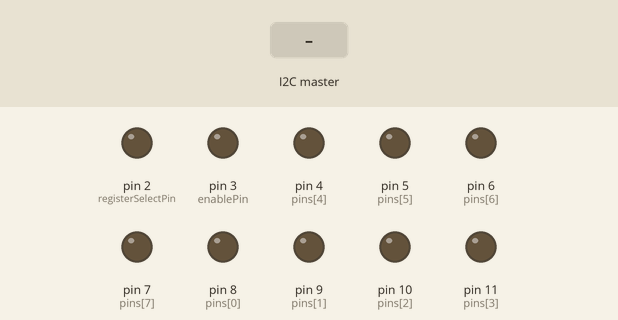
Simulated run of this sketch. Board: Arduino Uno, built with avr-gcc and run on an emulated ATmega328P. Parts: output pins drawn as LEDs (lit = HIGH). Inputs (shaded band) come from the test bench.

Above: at 1.2 s.
1.3 s: the I2C master sends the byte 1
At 2.0 s:
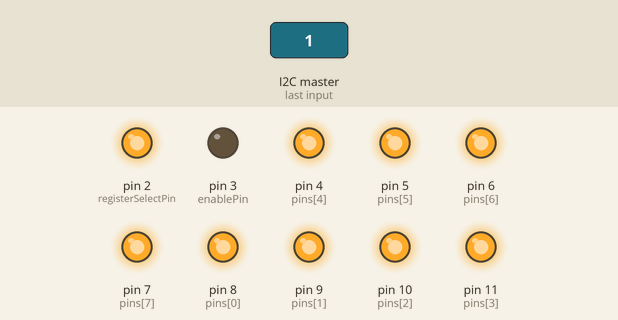
2.8 s: the I2C master sends the byte 0
At 3.2 s:
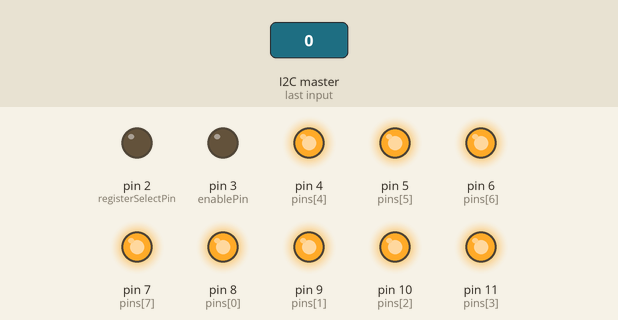
4.3 s: the I2C master sends the byte 2
At 5.5 s:
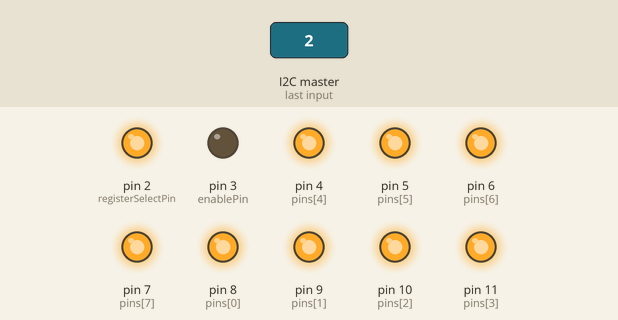
Timing chart, 0 to 7.3 s (numbered marks = the images above; inputs shaded):
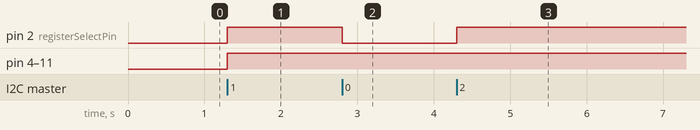

Measured:
- after the input at 1.3 s, pin 2 (registerSelectPin), pin 4 (pins[4]), pin 5 (pins[5]), pin 6 (pins[6]), pin 7 (pins[7]), pin 8 (pins[0]), pin 9 (pins[1]), pin 10 (pins[2]), pin 11 (pins[3]): LOW → HIGH at once
- after the input at 2.8 s, pin 2 (registerSelectPin): HIGH → LOW at once
- after the input at 4.3 s, pin 2 (registerSelectPin): LOW → HIGH at once

The sketch:

BackpackSimulator.ino
```cpp
#include <Wire.h>

const int registerSelectPin = 2;
const int enablePin = 3;
const uint8_t pins[8] = {8, 9, 10, 11, 4, 5, 6, 7};

void setup() {
  pinMode(registerSelectPin, OUTPUT);
  pinMode(enablePin, OUTPUT);
  for (int i = 0; i < 8; ++i) {
    pinMode(pins[i], OUTPUT);
  }

  // Povezati Arduino na I2C sabirnicu kao slave uređaj
  // s adresom 0x20
  Wire.begin(0x20);
  Wire.onReceive(receiveEvent);
}

void loop() {

}

void _pinMode(uint8_t pin, int mode) {
  // DDR - IN / OUT
  // PORT - IN = PULLUP
  // PIN  - READ STATE (DIGITAL READ)

  // Prema slici iz biljeznica, Bank D su pinovi 0-7
  if (pin >= 0 && pin <= 7) {
    DDRD |= pin;
    if (mode == INPUT_PULLUP) {
      PORTD |= (1 << pin);
    }
  }

  // Bank B su pinovi 8-13
  if (pin >= 8 && pin <= 13) {
    DDRB |= (1 << pin - 8);
    if (pin == INPUT_PULLUP) {
      PORTB |= (1 << pin - 8);
    }
  }
}

void _digitalWrite(uint8_t pin, uint8_t state) {
  switch (state) {
    case HIGH:
        if (pin >= 0 && pin <= 7) {
          PORTD |= (1 << pin);
        } else if (pin >= 8 && pin <= 13) {
          PORTB |= (1 << pin - 8);
        }
      break;
    case LOW:
        if (pin >= 0 && pin <= 7) {
          PORTD &= ~(1 << pin);
        } else if (pin >= 8 && pin <= 13) {
          PORTB &= ~(1 << pin - 8);
        }
      break;
  }
}

void receiveEvent(int num) {
  if (!Wire.available()) {
    return;
  }

  // Podatke ocekujemo sljedecim redoslijedom:
  // 1: RS pin
  // 2: Stanje (čita li se instrukcijski ili podatkovni registar)
  // 3: Podatak
  // 4: Enable pin

  uint8_t rsState = Wire.read();
  uint8_t data = Wire.read();

  digitalWrite(registerSelectPin, rsState);
  for (int i = 0; i < 8; ++i) {
    digitalWrite(pins[i], data & (1 << i));
  }

  digitalWrite(enablePin, HIGH);
  delayMicroseconds(1);
  digitalWrite(enablePin, LOW);
  delayMicroseconds(100);
}
```

ArduinoLcd.cpp
```cpp
#include "ArduinoLcd.h"

// Originalna implementacija se temeljila na "time" libraryju
// i CPU ciklusima ali tome nemamo pristup u tinkercadu
void Lcd::_delayMicroseconds(float microseconds) {
  const unsigned long start = millis();
  while (millis() < start + pow(microseconds, -3));
}

void Lcd::writeData(uint8_t data, uint8_t registerSelect) {
  // LOW = instruction registry, HIGH = data registry
  Wire.beginTransmission(0x20); // Započni prijenos na slave
  Wire.write(registerSelect);
  Wire.write(data);
  Wire.endTransmission();
}

/* public */

// Inicijalizira display
void Lcd::begin() {

  // Priključuje Arduino I2C sabirnici kao master uređaj
  Wire.begin();

  /**
   * HD44780U driver nudi 3 opcije display-a:
   *    1: 5X8 točaka u jednoj liniji
   *    2: 5X10 točaka u jednoj liniji
   *    3: 5X8 točaka u dvije linije
   *
   * Mi na labosima uvijek koristimo 5x8 na dvije linije tako da se nećemo zamarat s drugim opcijama
   * Zato i konstruktor ne prima broj redova i stupaca
  */

  // Inicijalizacija LCD-a -> Str. 45, Figure 23 - Pratimo graf i šaljemo podatke prema njemu
  _delayMicroseconds(50000); // Wait for more than 40ms after Vcc rises to 2.7V

  writeData(0b0000110000, LOW);
  _delayMicroseconds(5000); // Wait for more than 4.1ms

  writeData(0b0000110000, LOW);
  _delayMicroseconds(150); // Wait for more than 100us

  writeData(0b0000110000, LOW);

  // Inicijalizacija je ovdje gotova, sada se postavlja mod (5x8 na dvije linije)
  writeData(DISPLAYFUNC_TWOLINE_5X8DOTS, LOW);

  // Ukljucuje display
  mDisplayControl = DISPLAYCTRL_DISPLAYON;
  writeData(DISPLAY_CONTROL | mDisplayControl, LOW);

  clear();
}

void Lcd::clear() {
  writeData(CLEAR_DISPLAY, LOW);
  delayMicroseconds(200);
}

void Lcd::home() {
  writeData(RETURN_HOME, LOW);
}

void Lcd::setCursor(uint8_t row, uint8_t column) {
  // HD44780 datasheet -> str. 12, Figure 6
  row = row % 2 == 0 ? 0x00 : 0x40;
  writeData(SET_DDRAM_ADDRESS | row + column % 16, 0);
}

void Lcd::print(const char *str) {
  for (int i = 0; i < strlen(str); ++i) {
    writeData((uint8_t) str[i], 1);
  }
}

void Lcd::backlight() {
  mDisplayControl &= ~DISPLAYCTRL_DISPLAYON;
  writeData(DISPLAY_CONTROL | mDisplayControl, LOW);
}

void Lcd::noBacklight() {
    mDisplayControl |= DISPLAYCTRL_DISPLAYON;
  writeData(DISPLAY_CONTROL | mDisplayControl, LOW);
}

void Lcd::blink() {
  mDisplayControl |= DISPLAYCTRL_CURSORBLINK | DISPLAYCTRL_DISPLAYON;
  writeData(DISPLAY_CONTROL | mDisplayControl, LOW);
}

void Lcd::noBlink() {
  mDisplayControl &= ~DISPLAYCTRL_CURSORBLINK;
  writeData(DISPLAY_CONTROL | mDisplayControl, LOW);
}

void Lcd::createChar() {
  // HD44780U Datasheet -> str. 30, 31
}

void Lcd::write(uint8_t data) {
  writeData(data, 1);
}
```

ArduinoLcd.h
```cpp
#ifndef ArduinoLcd
#define ArduinoLcd

// Instrukcije za LCD
#define CLEAR_DISPLAY         0b0000000001
#define RETURN_HOME           0b0000000010
#define ENTRYMODE_SET         0b0000000100
#define DISPLAY_CONTROL       0b0000001000
#define CURSOR_DISPLAY_SHIFT  0b0000010000
#define FUNCTION_SET          0b0000100000
#define SET_CGRAM_ADDRESS     0b0001000000
#define SET_DDRAM_ADDRESS     0b0010000000
#define READ_BF_AND_ADDRESS   0b0100000000
#define WRITE_DATA_TO_ADDRESS 0b1000000000
#define READ_DATA_FROM_RAM    0b1100000000

// DISPLAY_CONTROL flagovi
// Objasnjenja -> Str 26, sekcija Display On/Off control
// Poredak -> Str 28, Figure 11
#define DISPLAYCTRL_DISPLAYON   0b0000000100
#define DISPLAYCTRL_CURSORON    0b0000000010
#define DISPLAYCTRL_CURSORBLINK 0b0000000001

// FUNCTION_SET flagovi -> Str 28, Figure 11
// Objasnjenja -> Str 29, Table 8
#define DISPLAYFUNC_ONELINE_5X8DOTS   0b0000110000
#define DISPLAYFUNC_ONELINE_5X10DOTS  0b0000110100
#define DISPLAYFUNC_TWOLINE_5X8DOTS   0b0000111000

// Definicija klase
class Lcd {
  private:
    uint8_t mRegisterSelectPin;
    uint8_t mReadWritePin;
    uint8_t mEnablePin;
    uint8_t mDataPins[8];
    uint8_t mDisplayControl;
    void _delayMicroseconds(float microseconds);
    void sendEnablePulse();
    void writeData(uint8_t data, uint8_t mode);

  public:
    void begin();
    void clear();
    void home();
    void setCursor(uint8_t row, uint8_t column);
    void print(const char *str);
    void backlight();
    void noBacklight();
    void blink();
    void noBlink();
    void createChar();
    void write(uint8_t data);
};
#endif
```
